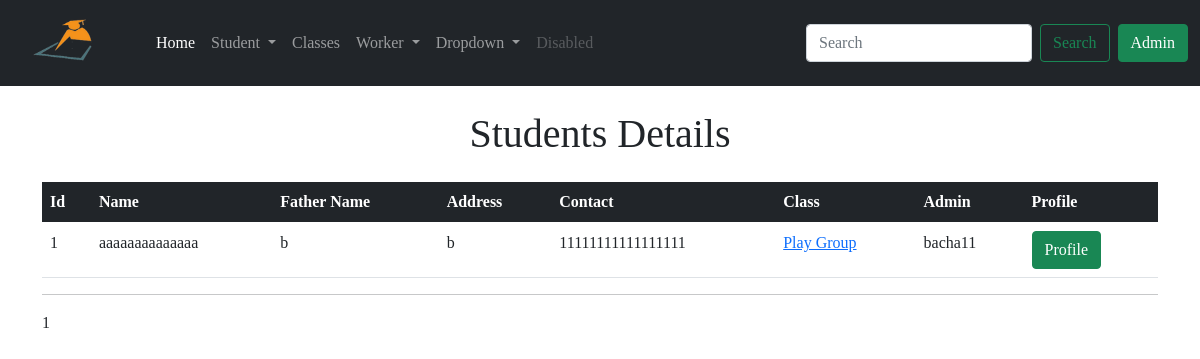
/student_Detials, run on an earlier commit of the app's database.
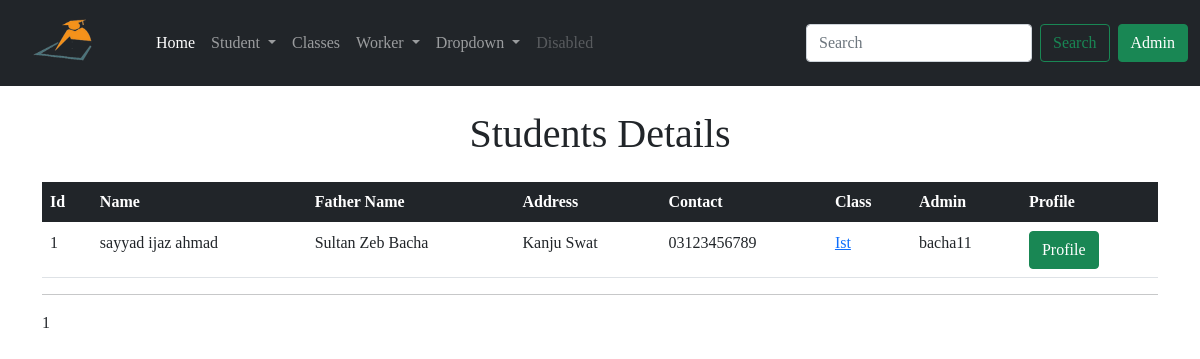
And on a later commit of the database.
### app/models.py (models this page shows, shortened)
class Student(db.Model):
    id = db.Column(db.Integer, primary_key=True)
    std_name = db.Column(db.String(64), index=True)
    f_name = db.Column(db.String(64), index=True)
    std_address = db.Column(db.String(128), index=True)
    std_contact = db.Column(db.String(64), index=True)
    join_date = db.Column(db.DateTime, default=datetime.utcnow())
    std_class = db.Column(db.Integer, db.ForeignKey('class.id'))
    admin_id = db.Column(db.Integer, db.ForeignKey('admin.id'))

class Class(db.Model):
    id = db.Column(db.Integer, primary_key=True)
    cls_name = db.Column(db.String(64), index=True)
    student = db.relationship('Student', backref='stdclass')

class Admin(UserMixin, db.Model):
    id = db.Column(db.Integer, primary_key=True)
    username = db.Column(db.String(32), unique=True, index=True)
    email = db.Column(db.String(64), unique=True, index=True)
    password_hash = db.Column(db.String(128))
    join_date = db.Column(db.DateTime, default=datetime.utcnow())
    student = db.relationship('Student', backref='admin')
    teacher = db.relationship('Teacher', backref='admin')
    worker = db.relationship('Worker', backref='admin')
    leaveworker = db.relationship('LeaveWorker', backref='admin')

### app/routes.py (the view)
@app.route('/student_Detials')
def student_Detials():
    students = Student.query.all()
    return render_template('student_Detials.html', title='Student Detials', students=students)

### app/templates/student_Detials.html
{% extends 'base.html' %}
{% block content %}
<div class="container">
<h1 class="text-center mt-4"> Students Details</h1>
<table class="table mt-4">
    <thead class="table-dark">
      <tr>
        <th scope="col">Id</th>
        <th scope="col">Name</th>
        <th scope="col">Father Name</th>
        <th scope="col">Address</th>
        <th scope="col">Contact</th>
        <th scope="col">Class</th>
        <th scope="col">Admin</th>
        <th scope="col">Profile</th>
      </tr>
    </thead>
    {% for student in students %}
    <tbody>
      <tr>
        <td> {{ student.id }}</td>
        <td> {{ student.std_name }} </td>
        <td> {{ student.f_name }} </td>
        <td> {{ student.std_address }} </td>
        <td> {{ student.std_contact }} </td>
        <td> <a href=" {{ url_for('class_wise_student', std_class=student.stdclass.id)}} "> {{ student.stdclass.cls_name }} </a></td>
        <td> {{ student.admin.username }} </td>
        <td> <a href=" {{ url_for('student_profile', id=student.id)}} "> <button type="submit" class="btn btn-success">  Profile </button> </a></td>
      </tr>
    </tbody>
    {% endfor %}
  </table>
  <hr>
  <p> {{ students|length }} </p>
</div>
{% endblock %}

### app/templates/base.html (shortened to what this page needs)
<!DOCTYPE html>
<html lang="en">
<head>
    <link href="https://cdn.jsdelivr.net/npm/bootstrap@5.0.0-beta2/dist/css/bootstrap.min.css" rel="stylesheet">
</head>
<body>
    {% include 'nav.html' %}
    {% block content %} {% endblock %}
</body>
</html>

### app/templates/nav.html (shortened to what this page needs)
<nav class="navbar navbar-expand-lg navbar-dark bg-dark">
    <div class="container-fluid">
      <a class="navbar-brand" href="{{ url_for('index') }}"><img src=" {{ url_for('static', filename='image/rsz_1logo.png')}} " class="brand_logo " width="120px" height="60px"  alt="Logo"></a>
      <div class="collapse navbar-collapse" id="navbarSupportedContent">
        <ul class="navbar-nav me-auto mb-2 mb-lg-0">
          <li class="nav-item">
            <a class="nav-link active" aria-current="page" href="{{ url_for('index') }}">Home</a>
          </li>
          <li class="nav-item dropdown">
            <a class="nav-link dropdown-toggle" href="#" id="navbarDropdown" role="button" data-bs-toggle="dropdown" aria-expanded="false">
              Student
            </a>
          </li>
          <li class="nav-item">
            <a class="nav-link " aria-current="page" href="{{ url_for('list_of_class') }}">Classes</a>
          </li>
          <li class="nav-item dropdown">
            <a class="nav-link dropdown-toggle" href="#" id="navbarDropdown" role="button" data-bs-toggle="dropdown" aria-expanded="false">
              Worker
            </a>
          </li>
          <li class="nav-item dropdown">
            <a class="nav-link dropdown-toggle" href="#" id="navbarDropdown" role="button" data-bs-toggle="dropdown" aria-expanded="false">
              Dropdown
            </a>
          </li>
          <li class="nav-item">
            <a class="nav-link disabled" href="#" tabindex="-1" >Disabled</a>
          </li>
        </ul>
        <form class="d-flex">
          <input class="form-control me-2" type="search" placeholder="Search" aria-label="Search">
          <button class="btn btn-outline-success" type="submit">Search</button>
        </form>
        {% if current_user.is_anonymous %}
        <a href="{{ url_for('admin_login') }}"><button class="btn btn-success ms-2">Admin</button></a>
        {% else %}
        <a href="{{ url_for('admin_logout') }}"><button class="btn btn-success ms-2">LogOut</button></a>
        {% endif %}
      </div>
    </div>
  </nav>

### app/templates/base.html (style rules this page uses)
body { font-family: 'Times New Roman', Times, serif; }

What changed in the data, as far as the page shows it:
changed Student "bacha11": std_name "aaaaaaaaaaaaaa" → "sayyad ijaz ahmad"; f_name "b" → "Sultan Zeb Bacha"; std_address "b" → "Kanju Swat"; std_contact "11111111111111111" → "03123456789"; stdclass.cls_name "Play Group" → "Ist"
